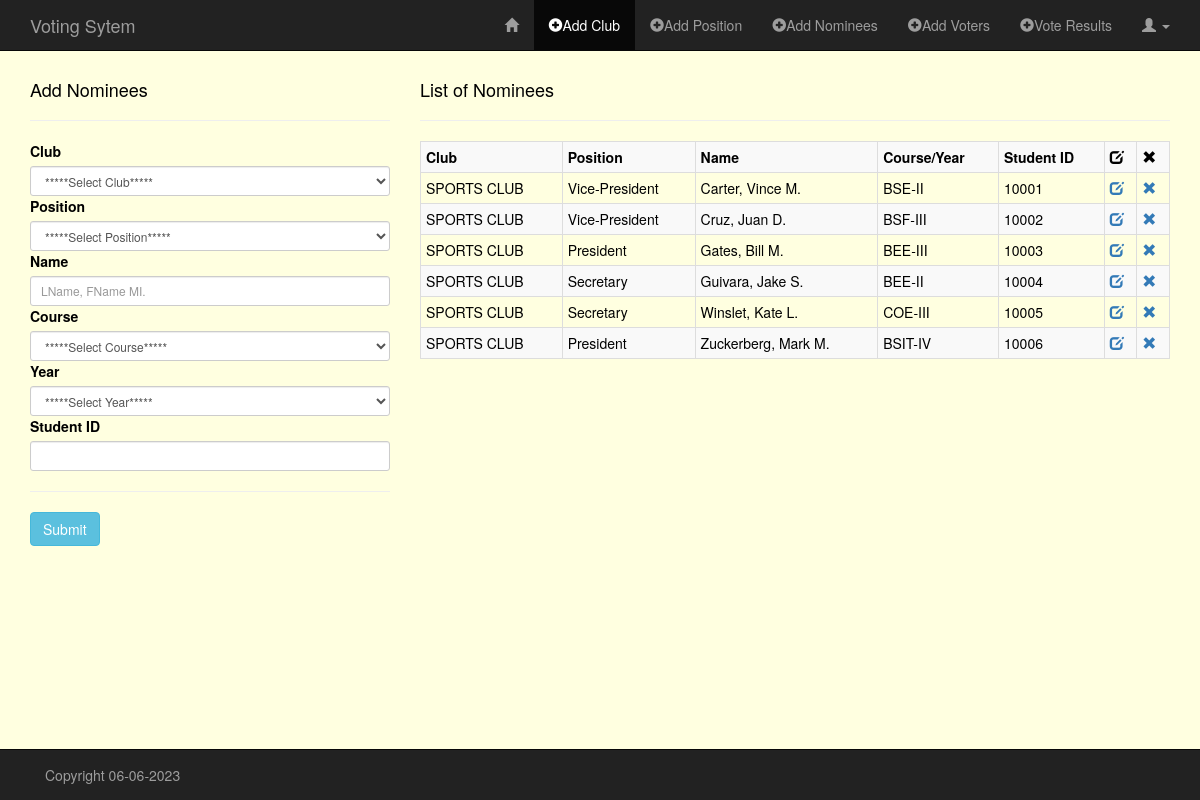
The page /cpanel/add_nominees.php on the database its author committed.
### tables this page shows
CREATE TABLE `nominees` (
  `id` int(11) NOT NULL,
  `org` varchar(60) NOT NULL,
  `pos` varchar(60) NOT NULL,
  `name` varchar(60) NOT NULL,
  `course` varchar(60) NOT NULL,
  `year` varchar(3) NOT NULL,
  `stud_id` varchar(60) NOT NULL
);

### cpanel/classes/Organization.php (called while the page is built, shortened)
<?php
class Organization
{
    public function READ_ORG() {
        global $db;
        $sql = "SELECT * FROM organization";
        if(!$stmt = $db->prepare($sql)) {
            echo $stmt->error;
        } else {
            $stmt->execute();
            $result = $stmt->get_result();
        }
        return $result;
    }
}

### cpanel/classes/Nominees.php (called while the page is built, shortened)
<?php
class Nominees
{
    public function READ_NOMINEE() {
        global $db;
        $sql = "SELECT *
                FROM nominees
                ORDER BY name ASC";
        if(!$stmt = $db->prepare($sql)) {
            echo $stmt->error;
        } else {
            $stmt->execute();
            $result = $stmt->get_result();
        }
        return $result;
    }
}

### cpanel/add_nominees.php (the view, shortened to what this page needs)
<?php
require("../config/db.php");
require("classes/Organization.php");
require("classes/Nominees.php");
?>
<?php include_once("inc/header.php"); ?>
<div class="container">
    <div class="row">
        <div class="col-md-4">
            <h4>Add Nominees</h4><hr>
            <form method="POST" action="<?php $_SERVER['PHP_SELF']; ?>" role="form">
                <?php
                $readOrg = new Organization();
                $rtnReadOrg = $readOrg->READ_ORG();
                ?>
                <div class="form-group-sm">
                    <label for="organization">Club</label>
                    <?php if($rtnReadOrg) { ?>
                        <select required name="organization" class="form-control" id="org-list" onchange="getPos(this.value);">
                            <option value="">*****Select Club*****</option>
                        </select>
                    <?php }  ?>
                </div>
                <div class="form-group-sm">
                    <label for="position">Position</label>
                    <select required name="position" class="form-control" id="pos-list">
                        <option value="">*****Select Position*****</option>
                    </select>
                </div>
                <div class="form-group-sm">
                    <label for="name">Name</label>
                    <input required type="text" name="name" class="form-control" placeholder="LName, FName MI.">
                </div>
                <div class="form-group-sm">
                    <label for="course">Course</label>
                    <select required name="course" class="form-control">
                        <option value="">*****Select Course*****</option>
                    </select>
                </div>
                <div class="form-group-sm">
                    <label for="year">Year</label>
                    <select required name="year" class="form-control">
                        <option value="">*****Select Year*****</option>
                    </select>
                </div>
                <div class="form-group-sm">
                    <label for="stud_id">Student ID</label>
                    <input required type="text" name="stud_id" class="form-control">
                </div>
                <hr/>
                <div class="form-group-sm">
                    <input type="submit" name="submit" value="Submit" class="btn btn-info">
                </div>
            </form>
        </div>
        <?php
        $readNominees = new Nominees();
        $rtnReadNominees = $readNominees->READ_NOMINEE();
        ?>
        <div class="col-md-8">
            <h4>List of Nominees</h4><hr>
            <div class="table-responsive">
                <?php if($rtnReadNominees) { ?>
                <table class="table table-bordered table-condensed table-striped">
                    <tr>
                        <th>Club</th>
                        <th>Position</th>
                        <th>Name</th>
                        <th>Course/Year</th>
                        <th>Student ID</th>
                        <th><span class="glyphicon glyphicon-edit"></span></th>
                        <th><span class="glyphicon glyphicon-remove"></span></th>
                    </tr>
                    <?php while($rowNom = $rtnReadNominees->fetch_assoc()) { ?>
                    <tr>
                        <td><?php echo $rowNom['org']; ?></td>
                        <td><?php echo $rowNom['pos']; ?></td>
                        <td><?php echo $rowNom['name']; ?></td>
                        <td><?php echo $rowNom['course'] . "-" . $rowNom['year']; ?></td>
                        <td><?php echo $rowNom['stud_id']; ?></td>
                        <td><a href="http://localhost/voting/cpanel/edit_nominee.php?id=<?php echo $rowNom['id']; ?>"><span class="glyphicon glyphicon-edit"></span></a></td>
                        <td><a href="http://localhost/voting/cpanel/delete_nominee.php?id=<?php echo $rowNom['id']; ?>"><span class="glyphicon glyphicon-remove"></span></a></td>
                    </tr>
                    <?php }  ?>
                </table>
                <?php }  ?>
            </div>
        </div>
    </div>
</div>
<?php include_once ("inc/footer.php");?>

### assets/css/style_admin.css (style rules this page uses)
body { color: black; margin-top: 70px; margin-bottom: 70px; background-color: lightyellow; }

### rows shown on the page
nominees: org "SPORTS CLUB", pos "Vice-President", name "Carter, Vince M.", course "BSE", year "II", stud "10001"
nominees: org "SPORTS CLUB", pos "Vice-President", name "Cruz, Juan D.", course "BSF", year "III", stud "10002"
nominees: org "SPORTS CLUB", pos "President", name "Gates, Bill M.", course "BEE", year "III", stud "10003"
nominees: org "SPORTS CLUB", pos "Secretary", name "Guivara, Jake S.", course "BEE", year "II", stud "10004"
nominees: org "SPORTS CLUB", pos "Secretary", name "Winslet, Kate L.", course "COE", year "III", stud "10005"
nominees: org "SPORTS CLUB", pos "President", name "Zuckerberg, Mark M.", course "BSIT", year "IV", stud "10006"
